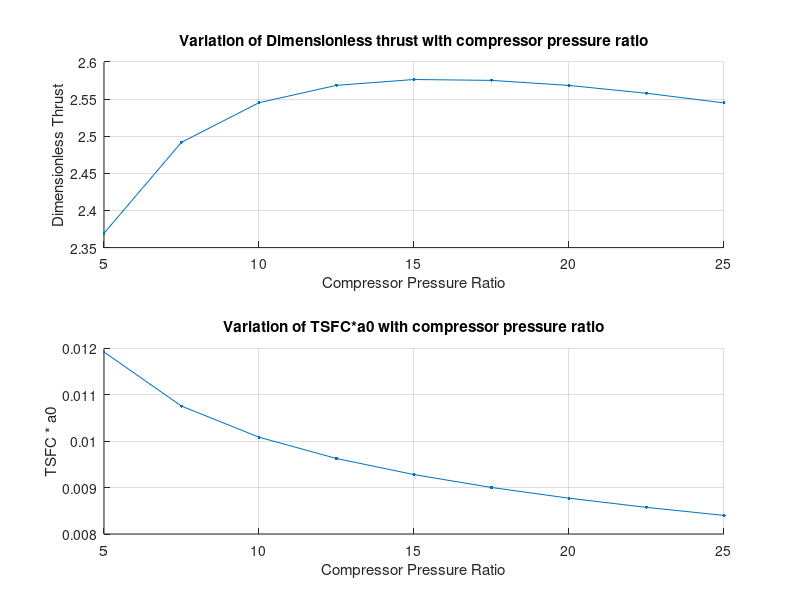

MATLAB code for this plot:
%% Propulsion assignment
clc;
clear;
%% Question 1
Ma = 0.75;
dH = 150;
tl = 6;
gamma = 1.4;
pic = 5:2.5:25;
tc = (pic).^0.286;
tr = 1 + ((gamma-1)/2)*Ma*Ma;
tt = 1 - tr*(tc-1)/tl;

% Dimensionless thrust
temp1 = tr*tc.*tt - 1;
temp2 = (2/(gamma-1))*(tl./(tr*tc));

T = (temp1.*temp2).^0.5 - Ma;

% TSFC

temp3 = (tl - tr.*tc)/dH;

S = temp3./T;

% plots

subplot(2,1,1);
scatter(pic,T,5,'filled');
hold on; grid on;
plot(pic,T);
title('Variation of Dimensionless thrust with compressor pressure ratio');
xlabel('Compressor Pressure Ratio');
ylabel('Dimensionless Thrust');

subplot(2,1,2);
scatter(pic,S,5,'filled');
hold on; grid on;
plot(pic,S);
title('Variation of TSFC*a0 with compressor pressure ratio');
xlabel('Compressor Pressure Ratio');
ylabel('TSFC * a0');